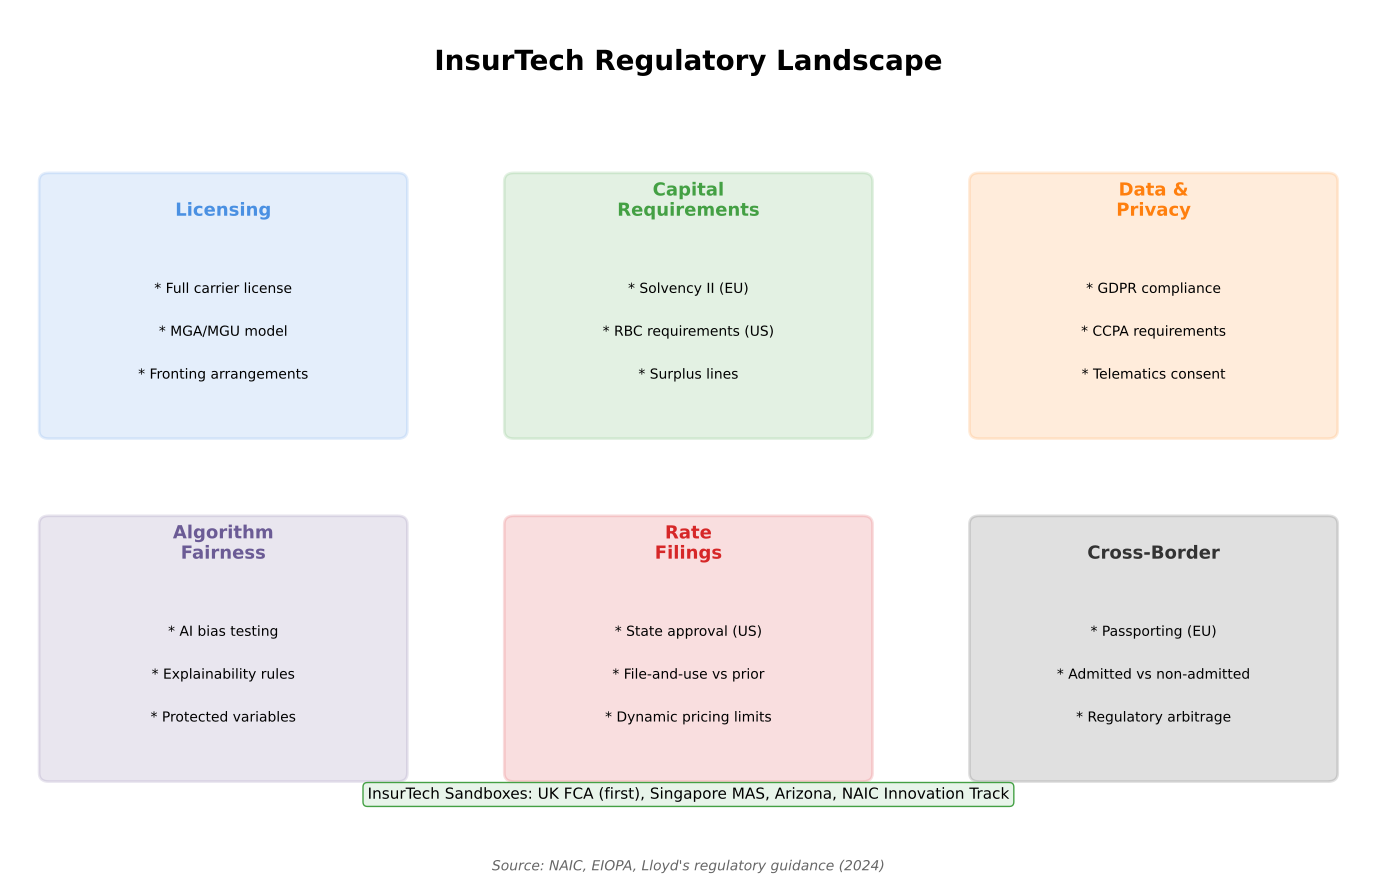

Recreate this plot in Python.
"""
Insurance Regulation
Shows regulatory landscape for InsurTech

Output: insurance_regulation.pdf
Module: module_01_fintech
Lesson: 9 - InsurTech
"""

from pathlib import Path
import matplotlib.pyplot as plt
import matplotlib.patches as mpatches
import numpy as np

CHART_METADATA = {
    'title': 'Insurance Regulation',
    'module': 'module_01_fintech',
    'lesson': 9,
    'url': 'https://github.com/Digital-AI-Finance/digital-finance/tree/main/module_01_fintech/figures/insurance_regulation'
}

plt.rcParams.update({
    'font.size': 14,
    'axes.labelsize': 14,
})

def create_chart():
    """Create insurance regulation diagram"""
    fig, ax = plt.subplots(figsize=(14, 9))
    ax.set_xlim(0, 14)
    ax.set_ylim(0, 10)
    ax.axis('off')

    # Title
    ax.text(7, 9.3, 'InsurTech Regulatory Landscape', fontsize=20, fontweight='bold', ha='center')

    # Regulatory areas
    areas = [
        {
            'name': 'Licensing',
            'x': 2.2, 'y': 6.5,
            'color': '#4A90E2',
            'points': ['Full carrier license', 'MGA/MGU model', 'Fronting arrangements'],
        },
        {
            'name': 'Capital\nRequirements',
            'x': 7, 'y': 6.5,
            'color': '#44A044',
            'points': ['Solvency II (EU)', 'RBC requirements (US)', 'Surplus lines'],
        },
        {
            'name': 'Data &\nPrivacy',
            'x': 11.8, 'y': 6.5,
            'color': '#FF7F0E',
            'points': ['GDPR compliance', 'CCPA requirements', 'Telematics consent'],
        },
        {
            'name': 'Algorithm\nFairness',
            'x': 2.2, 'y': 2.5,
            'color': '#6B5B95',
            'points': ['AI bias testing', 'Explainability rules', 'Protected variables'],
        },
        {
            'name': 'Rate\nFilings',
            'x': 7, 'y': 2.5,
            'color': '#D62728',
            'points': ['State approval (US)', 'File-and-use vs prior', 'Dynamic pricing limits'],
        },
        {
            'name': 'Cross-Border',
            'x': 11.8, 'y': 2.5,
            'color': '#333333',
            'points': ['Passporting (EU)', 'Admitted vs non-admitted', 'Regulatory arbitrage'],
        },
    ]

    for area in areas:
        # Box
        box = mpatches.FancyBboxPatch((area['x']-1.8, area['y']-1.4), 3.6, 2.9,
                                       boxstyle='round,pad=0.1',
                                       facecolor=area['color'], alpha=0.15,
                                       edgecolor=area['color'], lw=2)
        ax.add_patch(box)
        ax.text(area['x'], area['y']+1.1, area['name'], ha='center',
               fontsize=13, fontweight='bold', color=area['color'])

        for i, point in enumerate(area['points']):
            ax.text(area['x'], area['y']+0.2-i*0.5, f'* {point}', ha='center', fontsize=10)

    # Regulatory sandboxes note
    sandbox = "InsurTech Sandboxes: UK FCA (first), Singapore MAS, Arizona, NAIC Innovation Track"
    ax.text(7, 0.8, sandbox, ha='center', fontsize=11,
           bbox=dict(boxstyle='round', facecolor='#E8F4EA', edgecolor='#44A044'))

    # Source
    fig.text(0.5, 0.02, 'Source: NAIC, EIOPA, Lloyd\'s regulatory guidance (2024)',
            fontsize=10, ha='center', style='italic', color='#666666')

    plt.tight_layout()

    output_path = Path(__file__).parent / 'insurance_regulation.pdf'
    plt.savefig(output_path, format='pdf', dpi=300, bbox_inches='tight')
    plt.close()
    print(f"Chart saved to: {output_path}")
    return output_path

if __name__ == '__main__':
    create_chart()
